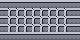

The image is a tile-based game level rendered from a .tmx file. Its description and complete source (layers, tilesets, objects, tile grids) follow:
An orthogonal 10x5 tile map with 8x8 px tiles, 2 tile layers (render, terrain).

<map version="1.10" tiledversion="1.12.2" orientation="orthogonal" renderorder="right-down" width="10" height="5" tilewidth="8" tileheight="8" infinite="0" nextlayerid="3" nextobjectid="1">
    <tileset firstgid="1" source="colored_tilemap_packed.tsx" />
    <layer id="1" name="render" width="10" height="5">
        <data encoding="csv">
1,2,2,2,2,2,2,2,35,4,
17,18,18,18,18,18,18,18,18,20,
17,18,18,18,18,18,18,18,18,20,
17,18,18,18,18,18,18,18,18,20,
33,35,2,2,2,2,2,2,2,36
        </data>
    </layer>
    <terraintypes none="0" ground="1" wall="2" />
    <layer id="2" name="terrain" width="10" height="5">
        <data encoding="csv">
2,2,2,2,2,2,2,2,2,2,
2,1,1,1,1,1,1,1,1,2,
2,1,1,1,1,1,1,1,1,2,
2,1,1,1,1,1,1,1,1,2,
2,2,2,2,2,2,2,2,2,2
        </data>
    </layer>
</map>
